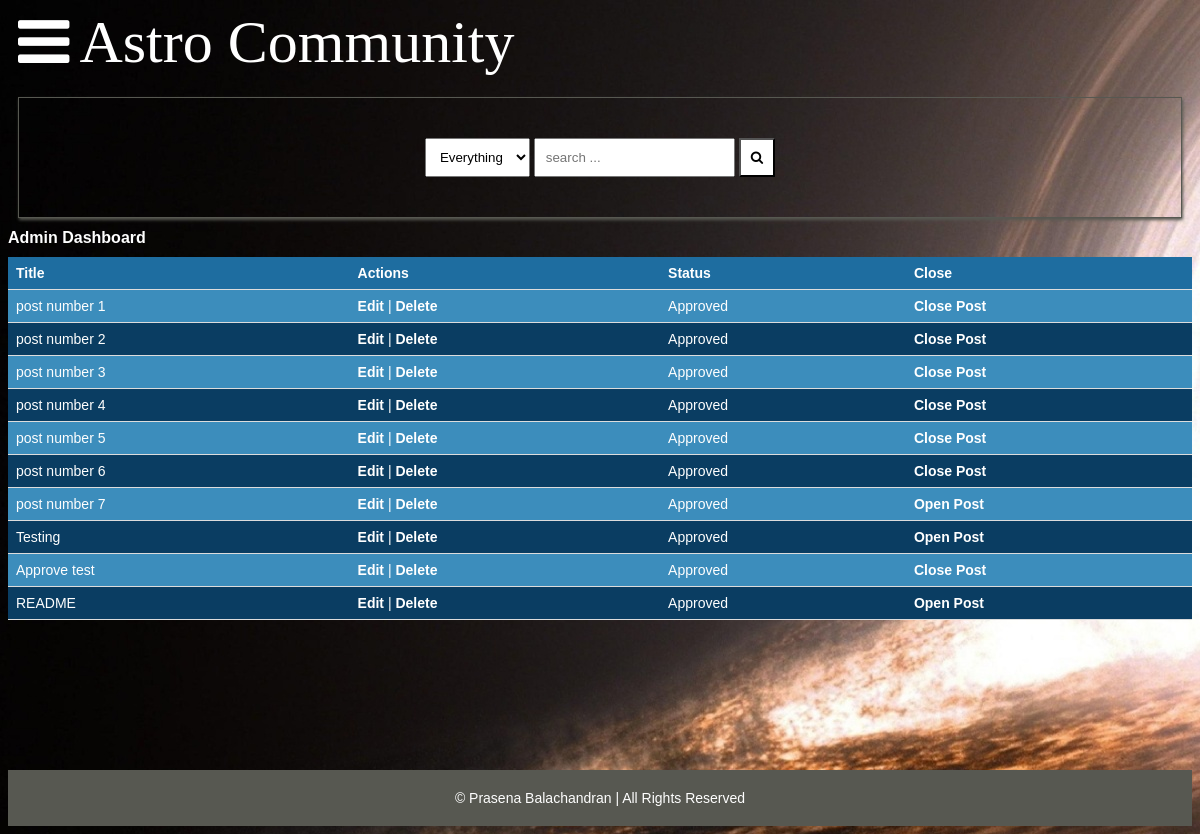
/admin_dashboard/, run on the app's committed database.
### main/models.py (models this page shows, shortened)
class Post(models.Model):
    title = models.CharField(max_length=400)
    slug = models.SlugField(max_length=400, unique=True, blank=True)
    user = models.ForeignKey(Author, on_delete=models.CASCADE)
    content = HTMLField()
    categories = models.ManyToManyField(Category)
    date = models.DateTimeField(auto_now_add=True)
    approved = models.BooleanField(default=False)
    hit_count_generic = GenericRelation(
        HitCount,
        object_id_field="object_pk",
        related_query_name="hit_count_generic_relation",
    )
    tags = TaggableManager()
    comments = models.ManyToManyField(Comment, blank=True)
    closed = models.BooleanField(default=False)
    state = models.CharField(max_length=40, default="zero")
    closed = models.BooleanField(default=False)

### main/views.py (the view)
# urls.py: path('admin_dashboard/', views.admin_dashboard, name='admin_dashboard'),
def admin_dashboard(request):
    posts = Post.objects.all()
    return render(request, 'admin_dashboard.html', {'posts': posts})

### main/context_processors.py (called while the page is built, shortened)
def searchFunction(request):
    search_context = {}
    posts = Post.objects.all()
    return search_context

### templates/admin_dashboard.html (shortened to what this page needs)
{% extends 'base.html' %}
{% block content %}
    <h1>Admin Dashboard</h1>
    <table>
        <tr>
            <th>Title</th>
            <th>Actions</th>
            <th>Status</th>
            <th>Close</th>
        </tr>
        {% for post in posts %}
            <tr>
                <td>{{ post.title }}</td>
                <td>
                    <a href="{% url 'edit_post' post.pk %}">Edit</a> |
                    <a href="{% url 'delete_post' post.pk %}">Delete</a>
                </td>
                <td>
                    {% if post.approved %}
                        Approved
                    {% else %}
                        Not Approved
                    {% endif %}
                </td>
                <td>
                    <a href="{% url 'toggle_close_post' post.pk %}">
                        {% if post.closed %}
                            Open Post
                        {% else %}
                            Close Post
                        {% endif %}
                    </a>
                </td>
            </tr>
        {% empty %}
            <tr>
                <td colspan="4">No posts found.</td>
            </tr>
        {% endfor %}
    </table>
{% endblock %}

### static/assets/css/style.css (style rules this page uses)
:root { background-image: url("../images/blackhole.jpg"); background-color: #cccccc; }
* { box-sizing: border-box; }
html { font-size: 14px; font-family: 'Titillium Web', sans-serif; background-color:rgb(0,0,0); color:#FEFEFE; }
a { color:#BAD7E9; font-weight: bolder; text-decoration: none; }
h1 { font-size:16px; font-weight: bolder; }

### templates/admin_dashboard.html (style rules this page uses)
table { width: 100%; border-collapse: collapse; font-family: Arial, sans-serif; background-color: #0a3d62; }
th, td { padding: 8px; text-align: left; border-bottom: 1px solid #ddd; }
th { background-color: #1e6da0; font-weight: bold; color: white; }
tr:nth-child(even) { background-color: #3c8dbc; }
a { text-decoration: none; color: white; }

### data on the page
Post: title "post number 1", approved "Approved", closed "Close Post"
Post: title "post number 2", approved "Approved", closed "Close Post"
Post: title "post number 3", approved "Approved", closed "Close Post"
Post: title "post number 4", approved "Approved", closed "Close Post"
Post: title "post number 5", approved "Approved", closed "Close Post"
Post: title "post number 6", approved "Approved", closed "Close Post"
Post: title "post number 7", approved "Approved", closed "Open Post"
Post: title "Testing", approved "Approved", closed "Open Post"
Post: title "Approve test", approved "Approved", closed "Close Post"
Post: title "README", approved "Approved", closed "Open Post"
